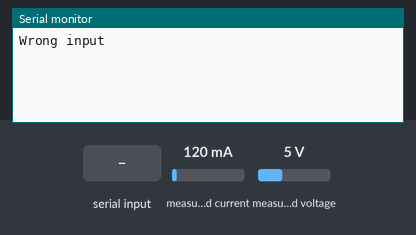
This sketch was run on a simulated Arduino Uno, built with avr-gcc and run on an emulated ATmega328P. Parts: the last lines printed to the serial monitor. The test bench sets the inputs (shaded band); at power-on: measured current 120 mA, measured voltage 5 V.

Above: at 1.2 s.
1.3 s: "volt" received over Serial
4.2 s: measured current set to 40 mA
At 4.7 s:
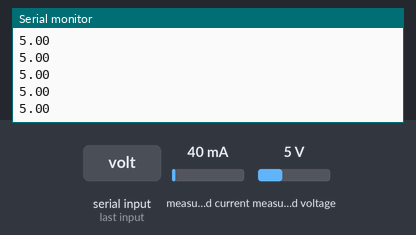
5.7 s: measured voltage set to 0.3 V
At 6.5 s:
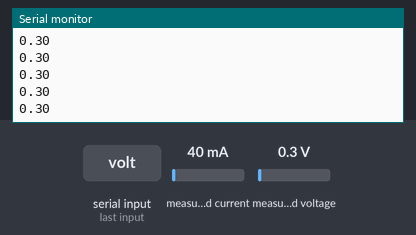
7.2 s: measured current set to 500 mA
At 8.2 s:
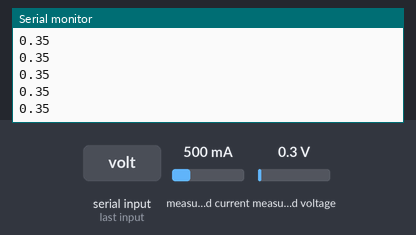
Timing chart, 0 to 9.7 s (numbered marks = the images above; inputs shaded):
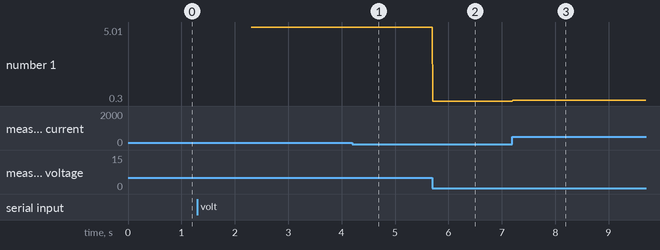

The sketch:

eMark-Wireless.ino
```cpp
#include <Wire.h>
#include <Adafruit_INA219.h>
#include "StringSplitter.h"

Adafruit_INA219 ina219;
byte flag = 0;
char cM[1];
char cS[1];
char cA[1];

void setup() {
  Serial.begin(115200);
  while(!Serial){
    delay(1);
  }

  uint32_t currentFrequency;

  ina219.begin();


}

void loop() {
  flag = 0;
  float current_mA = 0;
  float loadvoltage = 0;

  String inputCommand = Serial.readString();
  StringSplitter *commands = new StringSplitter(inputCommand, ' ', 3);
  int itemCount = commands->getItemCount();

  String commandMain = commands->getItemAtIndex(0);
  String commandSub = commands->getItemAtIndex(1);
  String commandArg = commands->getItemAtIndex(2);

  //Define State Machine Here
  if(commandMain=="volt"){
    while(1){
      float volts = getVolts();
      Serial.println(volts);
      if(flag==0){
        break;
        }
      }
    } else if(commandMain=="current"){
      while(1){
      float curr = getAmps();
      Serial.println(curr);
      if(flag==0){
        break;
        }
      }
    } else {
      Serial.println("Wrong input");
      flag = 0;
  }

}

float getVolts(){
  flag = 1;
  float shuntvoltage = ina219.getShuntVoltage_mV();
  float busvoltage = ina219.getBusVoltage_V();
  float temp = busvoltage + (shuntvoltage / 1000);
  return temp;
}

float getAmps(){
  flag = 1;
  float temp = ina219.getCurrent_mA();
  return temp;
}

//Add More Functions to this section
```

Measured:
- after the input at 4.2 s, the serial monitor: prints a new line at once (image 1)
- after the input at 5.7 s, the serial monitor: prints a new line at once (image 2)
- after the input at 7.2 s, the serial monitor: prints a new line at once (image 3)
- plotted number 1: 5.01 → 5 after the input at 4.2 s, 5 → 0.3 after the input at 5.7 s, 0.3 → 0.35 after the input at 7.2 s
